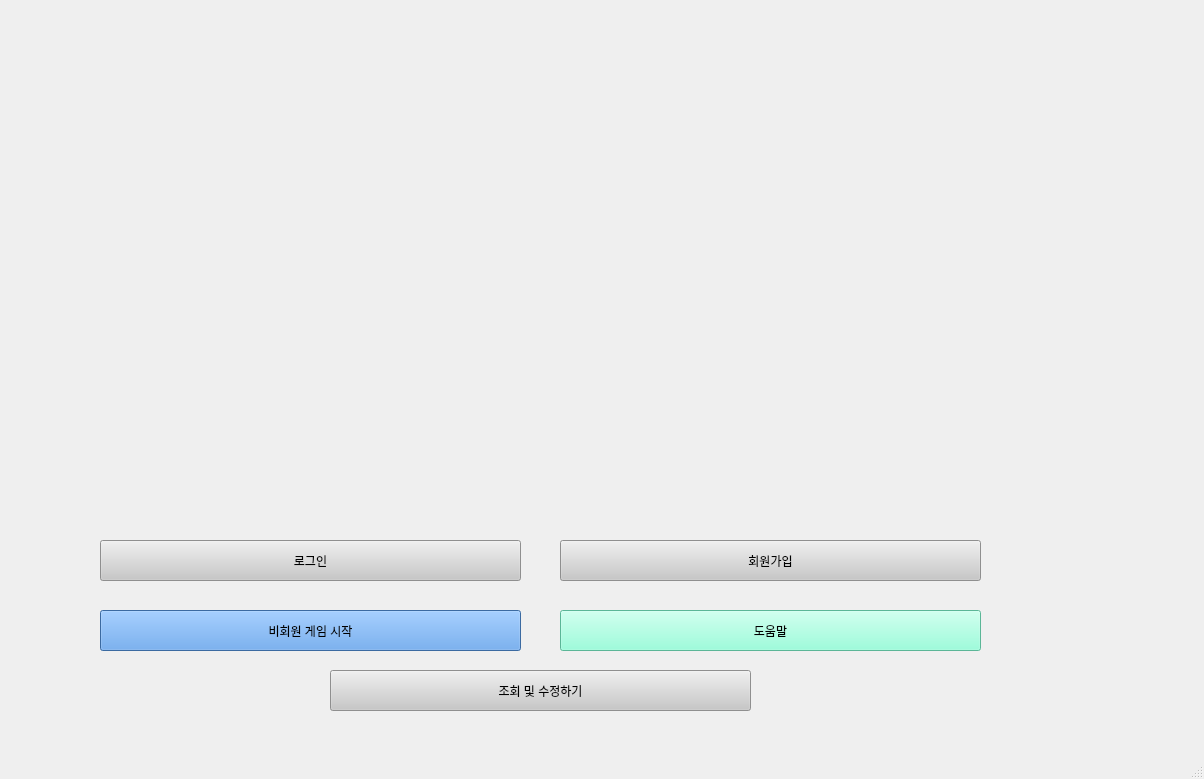
<?xml version="1.0" encoding="UTF-8"?>
<ui version="4.0">
 <class>MainWindow</class>
 <widget class="QMainWindow" name="MainWindow">
  <property name="geometry">
   <rect>
    <x>0</x>
    <y>0</y>
    <width>1204</width>
    <height>779</height>
   </rect>
  </property>
  <property name="windowTitle">
   <string>포켓몬 메인</string>
  </property>
  <property name="animated">
   <bool>true</bool>
  </property>
  <widget class="QWidget" name="centralwidget">
   <widget class="QPushButton" name="gameStartPushButton">
    <property name="geometry">
     <rect>
      <x>100</x>
      <y>610</y>
      <width>421</width>
      <height>41</height>
     </rect>
    </property>
    <property name="styleSheet">
     <string notr="true">background-color: rgb(82, 148, 226);




</string>
    </property>
    <property name="text">
     <string>비회원 게임 시작</string>
    </property>
    <property name="checkable">
     <bool>true</bool>
    </property>
   </widget>
   <widget class="QPushButton" name="helpPushButton">
    <property name="geometry">
     <rect>
      <x>560</x>
      <y>610</y>
      <width>421</width>
      <height>41</height>
     </rect>
    </property>
    <property name="sizePolicy">
     <sizepolicy hsizetype="Fixed" vsizetype="Fixed">
      <horstretch>0</horstretch>
      <verstretch>0</verstretch>
     </sizepolicy>
    </property>
    <property name="styleSheet">
     <string notr="true">background-color: #7FFFD4</string>
    </property>
    <property name="text">
     <string>도움말</string>
    </property>
    <property name="checkable">
     <bool>true</bool>
    </property>
   </widget>
   <widget class="QLabel" name="label">
    <property name="geometry">
     <rect>
      <x>100</x>
      <y>20</y>
      <width>891</width>
      <height>501</height>
     </rect>
    </property>
    <property name="text">
     <string/>
    </property>
    <property name="pixmap">
     <pixmap>배경.jpg</pixmap>
    </property>
    <property name="scaledContents">
     <bool>true</bool>
    </property>
   </widget>
   <widget class="QPushButton" name="login">
    <property name="geometry">
     <rect>
      <x>100</x>
      <y>540</y>
      <width>421</width>
      <height>41</height>
     </rect>
    </property>
    <property name="styleSheet">
     <string notr="true">background-color: rgb(200, 200, 200);




</string>
    </property>
    <property name="text">
     <string>로그인</string>
    </property>
    <property name="checkable">
     <bool>true</bool>
    </property>
   </widget>
   <widget class="QPushButton" name="start">
    <property name="geometry">
     <rect>
      <x>560</x>
      <y>540</y>
      <width>421</width>
      <height>41</height>
     </rect>
    </property>
    <property name="styleSheet">
     <string notr="true">background-color: rgb(200, 200, 200);




</string>
    </property>
    <property name="text">
     <string>회원가입</string>
    </property>
    <property name="checkable">
     <bool>true</bool>
    </property>
   </widget>
   <widget class="QDialog" name="startdialog">
    <property name="geometry">
     <rect>
      <x>756</x>
      <y>480</y>
      <width>331</width>
      <height>220</height>
     </rect>
    </property>
    <widget class="QLabel" name="id2">
     <property name="geometry">
      <rect>
       <x>30</x>
       <y>40</y>
       <width>64</width>
       <height>15</height>
      </rect>
     </property>
     <property name="text">
      <string>아이디</string>
     </property>
    </widget>
    <widget class="QLabel" name="pass2">
     <property name="geometry">
      <rect>
       <x>30</x>
       <y>90</y>
       <width>64</width>
       <height>15</height>
      </rect>
     </property>
     <property name="text">
      <string>비밀번호</string>
     </property>
    </widget>
    <widget class="QLineEdit" name="id2_input">
     <property name="geometry">
      <rect>
       <x>100</x>
       <y>40</y>
       <width>113</width>
       <height>21</height>
      </rect>
     </property>
    </widget>
    <widget class="QLineEdit" name="pass2_input">
     <property name="geometry">
      <rect>
       <x>100</x>
       <y>90</y>
       <width>113</width>
       <height>21</height>
      </rect>
     </property>
     <property name="text">
      <string/>
     </property>
     <property name="echoMode">
      <enum>QLineEdit::Password</enum>
     </property>
    </widget>
    <widget class="QPushButton" name="confirmation">
     <property name="geometry">
      <rect>
       <x>230</x>
       <y>36</y>
       <width>80</width>
       <height>30</height>
      </rect>
     </property>
     <property name="text">
      <string>중복확인</string>
     </property>
    </widget>
    <widget class="QPushButton" name="joining2">
     <property name="geometry">
      <rect>
       <x>30</x>
       <y>150</y>
       <width>120</width>
       <height>30</height>
      </rect>
     </property>
     <property name="text">
      <string>확인</string>
     </property>
    </widget>
    <widget class="QPushButton" name="exit2">
     <property name="geometry">
      <rect>
       <x>190</x>
       <y>150</y>
       <width>120</width>
       <height>30</height>
      </rect>
     </property>
     <property name="text">
      <string>취소</string>
     </property>
    </widget>
   </widget>
   <widget class="QDialog" name="logindialog">
    <property name="geometry">
     <rect>
      <x>770</x>
      <y>200</y>
      <width>331</width>
      <height>220</height>
     </rect>
    </property>
    <widget class="QLabel" name="id1">
     <property name="geometry">
      <rect>
       <x>30</x>
       <y>40</y>
       <width>64</width>
       <height>15</height>
      </rect>
     </property>
     <property name="text">
      <string>아이디</string>
     </property>
    </widget>
    <widget class="QLabel" name="pass1">
     <property name="geometry">
      <rect>
       <x>30</x>
       <y>90</y>
       <width>64</width>
       <height>15</height>
      </rect>
     </property>
     <property name="text">
      <string>비밀번호</string>
     </property>
    </widget>
    <widget class="QLineEdit" name="id1_input">
     <property name="geometry">
      <rect>
       <x>100</x>
       <y>40</y>
       <width>190</width>
       <height>21</height>
      </rect>
     </property>
    </widget>
    <widget class="QLineEdit" name="pass1_input">
     <property name="geometry">
      <rect>
       <x>100</x>
       <y>90</y>
       <width>190</width>
       <height>21</height>
      </rect>
     </property>
     <property name="tabletTracking">
      <bool>false</bool>
     </property>
     <property name="text">
      <string/>
     </property>
     <property name="echoMode">
      <enum>QLineEdit::Password</enum>
     </property>
     <property name="dragEnabled">
      <bool>false</bool>
     </property>
     <property name="readOnly">
      <bool>false</bool>
     </property>
     <property name="clearButtonEnabled">
      <bool>false</bool>
     </property>
    </widget>
    <widget class="QPushButton" name="joining1">
     <property name="geometry">
      <rect>
       <x>30</x>
       <y>150</y>
       <width>120</width>
       <height>30</height>
      </rect>
     </property>
     <property name="text">
      <string>확인</string>
     </property>
    </widget>
    <widget class="QPushButton" name="exit1">
     <property name="geometry">
      <rect>
       <x>190</x>
       <y>150</y>
       <width>120</width>
       <height>30</height>
      </rect>
     </property>
     <property name="text">
      <string>취소</string>
     </property>
    </widget>
   </widget>
   <widget class="QPushButton" name="inquiry">
    <property name="geometry">
     <rect>
      <x>330</x>
      <y>670</y>
      <width>421</width>
      <height>41</height>
     </rect>
    </property>
    <property name="styleSheet">
     <string notr="true">background-color: rgb(200, 200, 200);




</string>
    </property>
    <property name="text">
     <string>조회 및 수정하기</string>
    </property>
    <property name="checkable">
     <bool>true</bool>
    </property>
   </widget>
   <widget class="QDialog" name="inquirydialog">
    <property name="geometry">
     <rect>
      <x>430</x>
      <y>150</y>
      <width>331</width>
      <height>410</height>
     </rect>
    </property>
    <widget class="QLabel" name="id1_2">
     <property name="geometry">
      <rect>
       <x>30</x>
       <y>50</y>
       <width>64</width>
       <height>40</height>
      </rect>
     </property>
     <property name="font">
      <font>
       <pointsize>10</pointsize>
      </font>
     </property>
     <property name="text">
      <string>아이디</string>
     </property>
    </widget>
    <widget class="QLineEdit" name="id3_input">
     <property name="geometry">
      <rect>
       <x>99</x>
       <y>56</y>
       <width>130</width>
       <height>30</height>
      </rect>
     </property>
    </widget>
    <widget class="QLabel" name="label_2">
     <property name="geometry">
      <rect>
       <x>130</x>
       <y>10</y>
       <width>90</width>
       <height>30</height>
      </rect>
     </property>
     <property name="font">
      <font>
       <pointsize>12</pointsize>
       <weight>75</weight>
       <italic>false</italic>
       <bold>true</bold>
      </font>
     </property>
     <property name="text">
      <string>회원조회</string>
     </property>
    </widget>
    <widget class="QTextBrowser" name="inquirybrowser">
     <property name="geometry">
      <rect>
       <x>20</x>
       <y>100</y>
       <width>290</width>
       <height>192</height>
      </rect>
     </property>
    </widget>
    <widget class="QPushButton" name="inquiry2">
     <property name="geometry">
      <rect>
       <x>240</x>
       <y>55</y>
       <width>70</width>
       <height>30</height>
      </rect>
     </property>
     <property name="text">
      <string>조회</string>
     </property>
    </widget>
    <widget class="QPushButton" name="secessionbtn">
     <property name="geometry">
      <rect>
       <x>180</x>
       <y>310</y>
       <width>120</width>
       <height>30</height>
      </rect>
     </property>
     <property name="text">
      <string>회원탈퇴</string>
     </property>
    </widget>
    <widget class="QPushButton" name="exit3">
     <property name="geometry">
      <rect>
       <x>100</x>
       <y>360</y>
       <width>120</width>
       <height>30</height>
      </rect>
     </property>
     <property name="text">
      <string>취소</string>
     </property>
    </widget>
    <widget class="QPushButton" name="change">
     <property name="geometry">
      <rect>
       <x>30</x>
       <y>310</y>
       <width>120</width>
       <height>30</height>
      </rect>
     </property>
     <property name="text">
      <string>비밀번호 변경</string>
     </property>
    </widget>
   </widget>
   <widget class="QDialog" name="changedialog">
    <property name="geometry">
     <rect>
      <x>30</x>
      <y>210</y>
      <width>370</width>
      <height>270</height>
     </rect>
    </property>
    <widget class="QLabel" name="id1_3">
     <property name="geometry">
      <rect>
       <x>30</x>
       <y>40</y>
       <width>64</width>
       <height>15</height>
      </rect>
     </property>
     <property name="text">
      <string>아이디</string>
     </property>
    </widget>
    <widget class="QLabel" name="pass1_2">
     <property name="geometry">
      <rect>
       <x>30</x>
       <y>90</y>
       <width>64</width>
       <height>15</height>
      </rect>
     </property>
     <property name="text">
      <string>비밀번호</string>
     </property>
    </widget>
    <widget class="QLineEdit" name="id4_input">
     <property name="geometry">
      <rect>
       <x>150</x>
       <y>40</y>
       <width>190</width>
       <height>21</height>
      </rect>
     </property>
    </widget>
    <widget class="QLineEdit" name="pass4_input">
     <property name="geometry">
      <rect>
       <x>150</x>
       <y>90</y>
       <width>190</width>
       <height>21</height>
      </rect>
     </property>
     <property name="tabletTracking">
      <bool>false</bool>
     </property>
     <property name="text">
      <string/>
     </property>
     <property name="echoMode">
      <enum>QLineEdit::Password</enum>
     </property>
     <property name="dragEnabled">
      <bool>false</bool>
     </property>
     <property name="readOnly">
      <bool>false</bool>
     </property>
     <property name="clearButtonEnabled">
      <bool>false</bool>
     </property>
    </widget>
    <widget class="QPushButton" name="changebtn">
     <property name="geometry">
      <rect>
       <x>30</x>
       <y>210</y>
       <width>120</width>
       <height>30</height>
      </rect>
     </property>
     <property name="text">
      <string>확인</string>
     </property>
    </widget>
    <widget class="QPushButton" name="exit4">
     <property name="geometry">
      <rect>
       <x>190</x>
       <y>210</y>
       <width>120</width>
       <height>30</height>
      </rect>
     </property>
     <property name="text">
      <string>취소</string>
     </property>
    </widget>
    <widget class="QLineEdit" name="pass4_input_2">
     <property name="geometry">
      <rect>
       <x>150</x>
       <y>140</y>
       <width>190</width>
       <height>21</height>
      </rect>
     </property>
     <property name="tabletTracking">
      <bool>false</bool>
     </property>
     <property name="text">
      <string/>
     </property>
     <property name="echoMode">
      <enum>QLineEdit::Password</enum>
     </property>
     <property name="dragEnabled">
      <bool>false</bool>
     </property>
     <property name="readOnly">
      <bool>false</bool>
     </property>
     <property name="clearButtonEnabled">
      <bool>false</bool>
     </property>
    </widget>
    <widget class="QLabel" name="pass1_3">
     <property name="geometry">
      <rect>
       <x>30</x>
       <y>140</y>
       <width>120</width>
       <height>15</height>
      </rect>
     </property>
     <property name="text">
      <string>변경할 비밀번호</string>
     </property>
    </widget>
   </widget>
  </widget>
  <widget class="QMenuBar" name="menubar">
   <property name="geometry">
    <rect>
     <x>0</x>
     <y>0</y>
     <width>1204</width>
     <height>26</height>
    </rect>
   </property>
  </widget>
  <widget class="QStatusBar" name="statusbar"/>
 </widget>
 <resources/>
 <connections/>
</ui>
